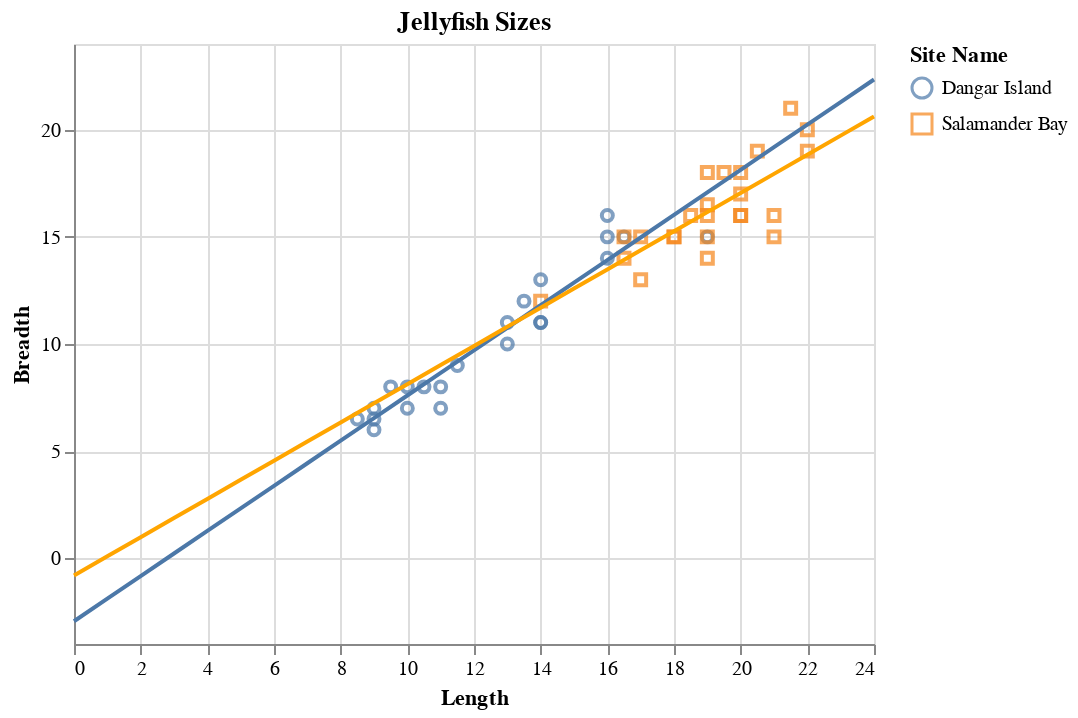

This figure's notebook cell:
### Markdown cell above
#### e)

### Code cell
alt.Chart(jelly, title='Jellyfish Sizes')\
    .mark_point()\
    .encode(
        x='Length', 
        y='Breadth', 
        color='Site Name:N', 
        shape='Site Name:N') + \

alt.Chart(pd.DataFrame({'Breadth':[j1Fit.params[0] + x*j1Fit.params[1] 
                                   for x in range(25)], 
                        'Length':[x for x in range(25)]}))\
    .mark_line()\
    .encode(x='Length', y='Breadth') + \
alt.Chart(pd.DataFrame({'Breadth':[j2Fit.params[0] + x*j2Fit.params[1] 
                                   for x in range(25)], 
                        'Length':[x for x in range(25)]}))\
    .mark_line(color='orange')\
    .encode(x='Length', y='Breadth')

### Figure 1 — Vega-Lite specification as saved in the notebook (floating-point values rounded to 4 significant figures)
{"$schema": "https://vega.github.io/schema/vega-lite/v3.2.1.json", "config": {"mark": {"tooltip": null}, "view": {"height": 300, "width": 400}}, "datasets": {"data-577fb9b15418295de0181272fe55846f": [{"Breadth": -0.8003, "Length": 0}, {"Breadth": 0.09206, "Length": 1}, {"Breadth": 0.9844, "Length": 2}, {"Breadth": 1.877, "Length": 3}, {"Breadth": 2.769, "Length": 4}, {"Breadth": 3.662, "Length": 5}, {"Breadth": 4.554, "Length": 6}, {"Breadth": 5.446, "Length": 7}, {"Breadth": 6.339, "Length": 8}, {"Breadth": 7.231, "Length": 9}, {"Breadth": 8.123, "Length": 10}, {"Breadth": 9.016, "Length": 11}, {"Breadth": 9.908, "Length": 12}, {"Breadth": 10.8, "Length": 13}, {"Breadth": 11.69, "Length": 14}, {"Breadth": 12.59, "Length": 15}, {"Breadth": 13.48, "Length": 16}, {"Breadth": 14.37, "Length": 17}, {"Breadth": 15.26, "Length": 18}, {"Breadth": 16.15, "Length": 19}, {"Breadth": 17.05, "Length": 20}, {"Breadth": 17.94, "Length": 21}, {"Breadth": 18.83, "Length": 22}, {"Breadth": 19.72, "Length": 23}, {"Breadth": 20.62, "Length": 24}], "data-d46e03bc7b93711929d9b074aa4e63ec": [{"Breadth": -2.937, "Length": 0}, {"Breadth": -1.884, "Length": 1}, {"Breadth": -0.8307, "Length": 2}, {"Breadth": 0.2227, "Length": 3}, {"Breadth": 1.276, "Length": 4}, {"Breadth": 2.329, "Length": 5}, {"Breadth": 3.383, "Length": 6}, {"Breadth": 4.436, "Length": 7}, {"Breadth": 5.49, "Length": 8}, {"Breadth": 6.543, "Length": 9}, {"Breadth": 7.596, "Length": 10}, {"Breadth": 8.65, "Length": 11}, {"Breadth": 9.703, "Length": 12}, {"Breadth": 10.76, "Length": 13}, {"Breadth": 11.81, "Length": 14}, {"Breadth": 12.86, "Length": 15}, {"Breadth": 13.92, "Length": 16}, {"Breadth": 14.97, "Length": 17}, {"Breadth": 16.02, "Length": 18}, {"Breadth": 17.08, "Length": 19}, {"Breadth": 18.13, "Length": 20}, {"Breadth": 19.18, "Length": 21}, {"Breadth": 20.24, "Length": 22}, {"Breadth": 21.29, "Length": 23}, {"Breadth": 22.34, "Length": 24}], "data-fd9b5a3248c81f2908676b3d8e0a860f": [{"Breadth": 6.5, "Length": 8.5, "Site": 1, "Site Name": "Dangar Island"}, {"Breadth": 6, "Length": 9, "Site": 1, "Site Name": "Dangar Island"}, {"Breadth": 6.5, "Length": 9, "Site": 1, "Site Name": "Dangar Island"}, {"Breadth": 7, "Length": 9, "Site": 1, "Site Name": "Dangar Island"}, {"Breadth": 8, "Length": 9.5, "Site": 1, "Site Name": "Dangar Island"}, {"Breadth": 7, "Length": 10, "Site": 1, "Site Name": "Dangar Island"}, {"Breadth": 8, "Length": 10, "Site": 1, "Site Name": "Dangar Island"}, {"Breadth": 8, "Length": 10.5, "Site": 1, "Site Name": "Dangar Island"}, {"Breadth": 7, "Length": 11, "Site": 1, "Site Name": "Dangar Island"}, {"Breadth": 8, "Length": 11, "Site": 1, "Site Name": "Dangar Island"}, {"Breadth": 9, "Length": 11.5, "Site": 1, "Site Name": "Dangar Island"}, {"Breadth": 10, "Length": 13, "Site": 1, "Site Name": "Dangar Island"}, {"Breadth": 11, "Length": 13, "Site": 1, "Site Name": "Dangar Island"}, {"Breadth": 12, "Length": 13.5, "Site": 1, "Site Name": "Dangar Island"}, {"Breadth": 11, "Length": 14, "Site": 1, "Site Name": "Dangar Island"}, {"Breadth": 11, "Length": 14, "Site": 1, "Site Name": "Dangar Island"}, {"Breadth": 13, "Length": 14, "Site": 1, "Site Name": "Dangar Island"}, {"Breadth": 14, "Length": 16, "Site": 1, "Site Name": "Dangar Island"}, {"Breadth": 15, "Length": 16, "Site": 1, "Site Name": "Dangar Island"}, {"Breadth": 15, "Length": 16.5, "Site": 1, "Site Name": "Dangar Island"}, {"Breadth": 15, "Length": 19, "Site": 1, "Site Name": "Dangar Island"}, {"Breadth": 16, "Length": 16, "Site": 1, "Site Name": "Dangar Island"}, {"Breadth": 12, "Length": 14, "Site": 2, "Site Name": "Salamander Bay"}, {"Breadth": 15, "Length": 16.5, "Site": 2, "Site Name": "Salamander Bay"}, {"Breadth": 14, "Length": 16.5, "Site": 2, "Site Name": "Salamander Bay"}, {"Breadth": 13, "Length": 17, "Site": 2, "Site Name": "Salamander Bay"}, {"Breadth": 15, "Length": 17, "Site": 2, "Site Name": "Salamander Bay"}, {"Breadth": 15, "Length": 18, "Site": 2, "Site Name": "Salamander Bay"}, {"Breadth": 15, "Length": 18, "Site": 2, "Site Name": "Salamander Bay"}, {"Breadth": 16, "Length": 18.5, "Site": 2, "Site Name": "Salamander Bay"}, {"Breadth": 14, "Length": 19, "Site": 2, "Site Name": "Salamander Bay"}, {"Breadth": 15, "Length": 19, "Site": 2, "Site Name": "Salamander Bay"}, {"Breadth": 16, "Length": 19, "Site": 2, "Site Name": "Salamander Bay"}, {"Breadth": 16.5, "Length": 19, "Site": 2, "Site Name": "Salamander Bay"}, {"Breadth": 18, "Length": 19, "Site": 2, "Site Name": "Salamander Bay"}, {"Breadth": 18, "Length": 19.5, "Site": 2, "Site Name": "Salamander Bay"}, {"Breadth": 16, "Length": 20, "Site": 2, "Site Name": "Salamander Bay"}, {"Breadth": 16, "Length": 20, "Site": 2, "Site Name": "Salamander Bay"}, {"Breadth": 17, "Length": 20, "Site": 2, "Site Name": "Salamander Bay"}, {"Breadth": 18, "Length": 20, "Site": 2, "Site Name": "Salamander Bay"}, {"Breadth": 19, "Length": 20.5, "Site": 2, "Site Name": "Salamander Bay"}, {"Breadth": 15, "Length": 21, "Site": 2, "Site Name": "Salamander Bay"}, {"Breadth": 16, "Length": 21, "Site": 2, "Site Name": "Salamander Bay"}, {"Breadth": 21, "Length": 21.5, "Site": 2, "Site Name": "Salamander Bay"}, {"Breadth": 19, "Length": 22, "Site": 2, "Site Name": "Salamander Bay"}, {"Breadth": 20, "Length": 22, "Site": 2, "Site Name": "Salamander Bay"}]}, "layer": [{"data": {"name": "data-fd9b5a3248c81f2908676b3d8e0a860f"}, "encoding": {"color": {"field": "Site Name", "type": "nominal"}, "shape": {"field": "Site Name", "type": "nominal"}, "x": {"field": "Length", "type": "quantitative"}, "y": {"field": "Breadth", "type": "quantitative"}}, "mark": "point", "title": "Jellyfish Sizes"}, {"data": {"name": "data-d46e03bc7b93711929d9b074aa4e63ec"}, "encoding": {"x": {"field": "Length", "type": "quantitative"}, "y": {"field": "Breadth", "type": "quantitative"}}, "mark": "line"}, {"data": {"name": "data-577fb9b15418295de0181272fe55846f"}, "encoding": {"x": {"field": "Length", "type": "quantitative"}, "y": {"field": "Breadth", "type": "quantitative"}}, "mark": {"color": "orange", "type": "line"}}]}
